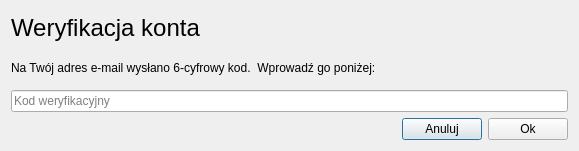
<?xml version="1.0" encoding="UTF-8"?>
<ui version="4.0">
 <class>Dialog</class>
 <widget class="QDialog" name="Dialog">
  <property name="geometry">
   <rect>
    <x>0</x>
    <y>0</y>
    <width>579</width>
    <height>151</height>
   </rect>
  </property>
  <property name="minimumSize">
   <size>
    <width>579</width>
    <height>151</height>
   </size>
  </property>
  <property name="maximumSize">
   <size>
    <width>579</width>
    <height>151</height>
   </size>
  </property>
  <property name="windowTitle">
   <string>Weryfikacja konta</string>
  </property>
  <layout class="QVBoxLayout" name="verticalLayout">
   <item>
    <widget class="QLabel" name="label">
     <property name="text">
      <string>&lt;html&gt;&lt;head/&gt;&lt;body&gt;&lt;p&gt;&lt;span style=&quot; font-size:18pt;&quot;&gt;Weryfikacja konta&lt;/span&gt;&lt;/p&gt;&lt;/body&gt;&lt;/html&gt;</string>
     </property>
    </widget>
   </item>
   <item>
    <widget class="QLabel" name="label_2">
     <property name="text">
      <string>Na Twój adres e-mail wysłano 6-cyfrowy kod.  Wprowadź go poniżej:</string>
     </property>
     <property name="wordWrap">
      <bool>true</bool>
     </property>
    </widget>
   </item>
   <item>
    <widget class="QLineEdit" name="code_line">
     <property name="maxLength">
      <number>6</number>
     </property>
     <property name="placeholderText">
      <string>Kod weryfikacyjny</string>
     </property>
    </widget>
   </item>
   <item>
    <layout class="QHBoxLayout" name="horizontalLayout">
     <item>
      <spacer name="horizontalSpacer">
       <property name="orientation">
        <enum>Qt::Horizontal</enum>
       </property>
       <property name="sizeHint" stdset="0">
        <size>
         <width>40</width>
         <height>20</height>
        </size>
       </property>
      </spacer>
     </item>
     <item>
      <widget class="QPushButton" name="cancel_button">
       <property name="text">
        <string>Anuluj</string>
       </property>
      </widget>
     </item>
     <item>
      <widget class="QPushButton" name="verify_button">
       <property name="text">
        <string>Ok</string>
       </property>
      </widget>
     </item>
    </layout>
   </item>
  </layout>
 </widget>
 <resources/>
 <connections/>
</ui>
